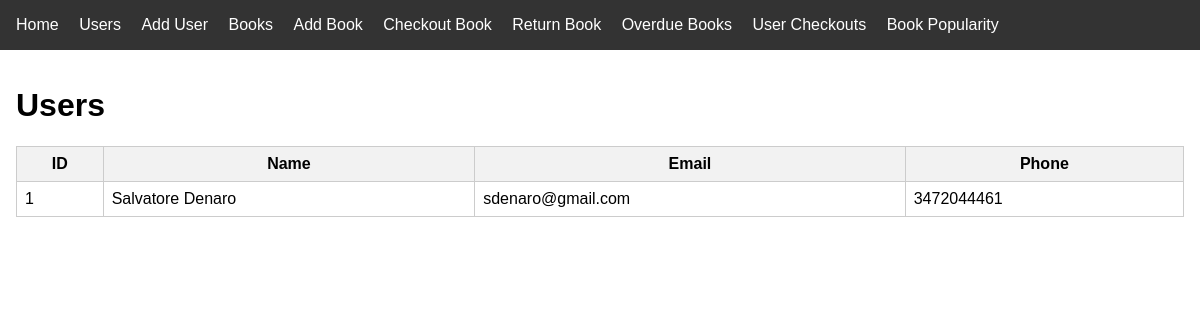
Screenshot of /users with the database file from the repository.
### app/models/models.py (models this page shows)
class User(db.Model):
    id = db.Column(db.Integer, primary_key=True)
    name = db.Column(db.String(100), nullable=False)
    email = db.Column(db.String(100), unique=True, nullable=False)
    phone = db.Column(db.String(20), nullable=False)
    checkouts = db.relationship('Checkout', backref='user', lazy=True)

### app/routes.py (the view)
@app.route('/users')
def users():
    users = User.query.all()
    return render_template('users.html', users=users)

### app/templates/users.html
{% extends 'base.html' %}
{% block content %}
    <h1>Users</h1>
    <table>
        <thead>
            <tr>
                <th>ID</th>
                <th>Name</th>
                <th>Email</th>
                <th>Phone</th>
            </tr>
        </thead>
        <tbody>
            {% for user in users %}
                <tr>
                    <td>{{ user.id }}</td>
                    <td>{{ user.name }}</td>
                    <td>{{ user.email }}</td>
                    <td>{{ user.phone }}</td>
                </tr>
            {% endfor %}
        </tbody>
    </table>
{% endblock %}

### app/static/css/style.css (style rules this page uses)
body { font-family: sans-serif; margin: 0; padding: 0; }
table { border-collapse: collapse; width: 100%; }
th, td { border: 1px solid #ccc; padding: 0.5em; }
thead { background-color: #f2f2f2; }

### rows the page displays
User: id "1", name "Salvatore Denaro", email "sdenaro@gmail.com", phone "3472044461"
